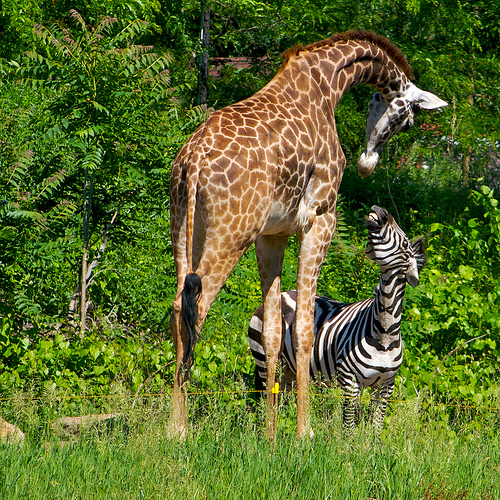
#> input picture images/giraffe.jpg, 500 x 500 px
$ jupyter execute --allow-errors Object_detection_with_OpenCV_and_YOLO.ipynb   (shell and % lines are left out)   (text cells are left out)
#> lines starting #> are read from the running program, lines starting #| are printed output that depends on the picture
[cell 1]
import os, subprocess
if os.name=="nt": #windows
    print(subprocess.check_output("tree /a /f", shell=True).decode())
else:
    print(subprocess.check_output("tree", shell=True).decode())
#> (this line was passed over: subprocess is not available in this run)

[cell 2]
# import the necessary packages
import matplotlib.pyplot as plt
import numpy as np
import cv2
import time
import os

[cell 3]
# load the COCO class labels the YOLO model was trained on
with open("yolo_coco/coco.names") as f:
#> (reads yolo_coco/coco.names from the repository)
    coco_labels = f.read().strip().split("\n")

# initialize a list of colors to represent each possible class label
# seed random number so we have consistent results
np.random.seed(0)
colors = np.random.randint(0, 255, size=(len(coco_labels), 3), dtype="uint8")

print("%d labels are: %s..." % (len(coco_labels), ", ".join(coco_labels[0:10])))

#> (a cell that did not finish here is left out)

[cell 5]
# load an image from either a camera or a file
def load_image(src):
#> called with src = 'images/giraffe.jpg'
    if isinstance(src, int):
        # create an OpenCV VideoCapture object, which can grab image from camera
        cap_id = "cap%d"%src
        if not hasattr(load_image, cap_id):
            setattr(load_image, cap_id, cv2.VideoCapture(src))
        _, image = getattr(load_image, cap_id).read()
    else: # open an file
        image = cv2.imread(src)
#> image is the input picture: shape (500, 500, 3); mean B, G, R 42.3, 107.9, 91.8

    # resize image
    if image is not None:
        image = cv2.resize(image,(416,416))
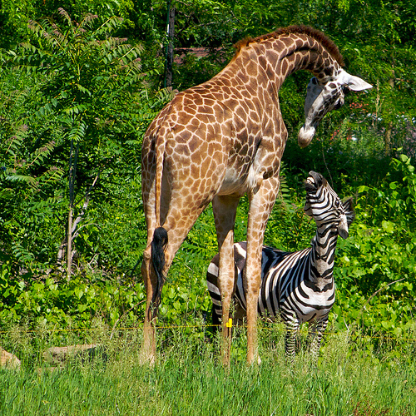
#> image: shape (416, 416, 3); mean B, G, R 42.2, 107.8, 91.6
    return image

# plot an OpenCV image using Matplotlib
def plot_cv_image(image):
    # because OpenCV use BGR order, we need to convert it to RGB
    image_rgb = cv2.cvtColor(image, cv2.COLOR_BGR2RGB)
    fig, ax = plt.subplots(figsize=(10, 10))
    plt.imshow(image_rgb)
    ax.axis("off")
    plt.show()

[cell 6]
image = load_image("images/giraffe.jpg")
plot_cv_image(image)
print(image.shape)
#| (416, 416, 3)

[cell 7]
# detect a single image using the yolo_v3 model
# [10 lines left out: function detect_image, not called in this run]

[cell 8]
start_time = time.time()
#> (the rest of this cell did not finish here and is left out)

[cell 9]
# filter yolo detection result, return a 2d array, with 7 columns: x,y,w,h,conf,class, class_conf
# [27 lines left out: function filter_yolo_outputs, not called in this run]

#> (a cell that did not finish here is left out)

[cell 11]
# mark the image with detection results, by putting a box around the object, and a text of the object class
# [14 lines left out: function mark_image, not called in this run]

#> (a cell that did not finish here is left out)

[cell 13]
start_time = time.time()

# 1. Load the YOLO model from configuration and weights
# yolo_v3 = cv2.dnn.readNetFromDarknet("yolo_coco/yolov3.cfg", "yolo_coco/yolov3.weights")
# all_layers = yolo_v3.getLayerNames()
# yolo_layers = [all_layers[i - 1] for i in yolo_v3.getUnconnectedOutLayers().flatten()]
# 2. Load an image
image = load_image("images/eagle.jpg")
#> call 2 of load_image, with src = 'images/eagle.jpg'
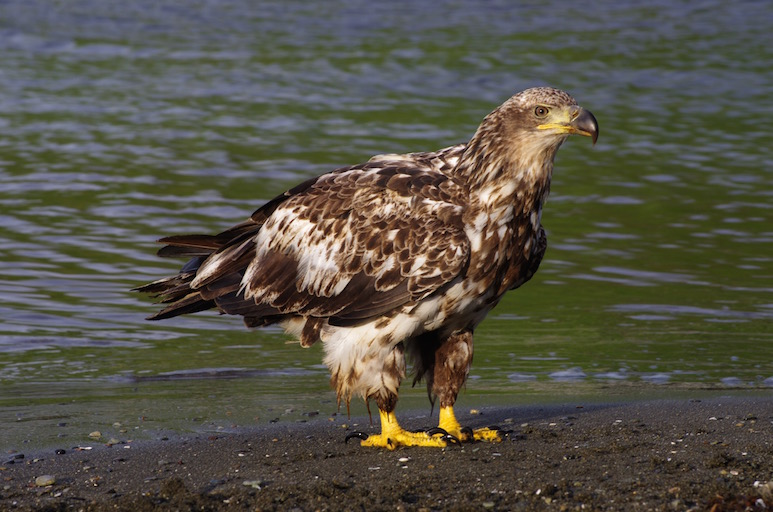
#> input picture images/eagle.jpg, 773 x 512 px
#> in load_image, image is the input picture: shape (512, 773, 3); mean B, G, R 70.8, 82, 85.2
#> in load_image (call 2), `image = cv2.resize(image,(416,416))`:
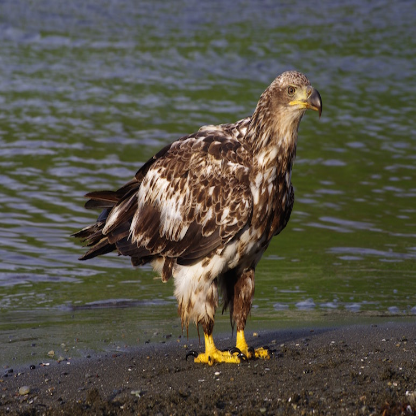
#> image: shape (416, 416, 3); mean B, G, R 70.6, 81.9, 85.1
# 3. Run the YOLO model on image(s)
#> (the rest of this cell did not finish here and is left out)

[cell 14]
start_time = time.time()
# 2. Load an image
image = load_image(0)
#> call 3 of load_image, with src = 0
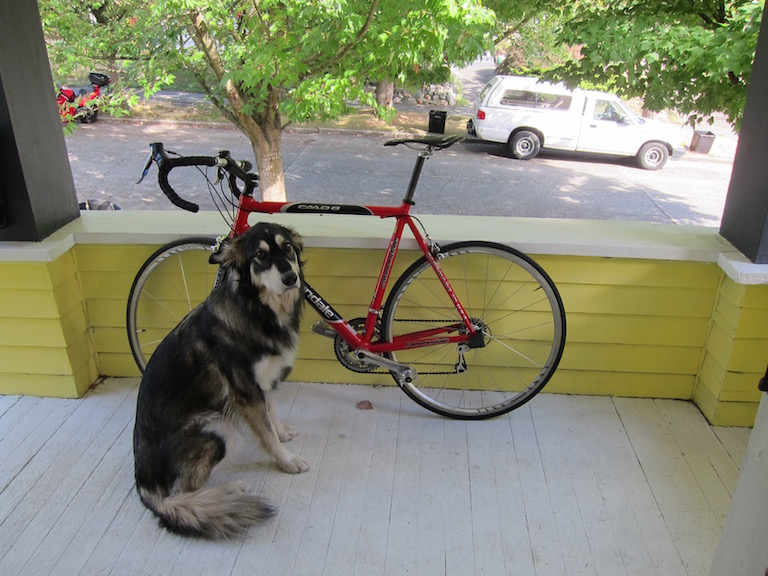
#> input picture dog.jpg, 768 x 576 px, given in place of the camera
#> in load_image, image is the input picture: shape (576, 768, 3); mean B, G, R 114.1, 135.7, 134.4
#> in load_image (call 3), `image = cv2.resize(image,(416,416))`:
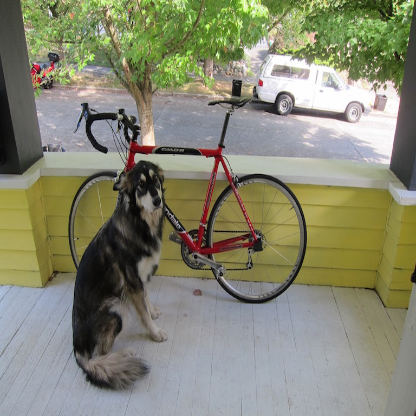
#> image: shape (416, 416, 3); mean B, G, R 114, 135.5, 134.3
# 3. Run the YOLO model on image(s)
#> (the rest of this cell did not finish here and is left out)

[cell 15]
# detect changes/motion, by comparing the first frame with following frames
def detect_motion(frame):
    # covert to gray image, then blur it
    gray = cv2.cvtColor(frame, cv2.COLOR_BGR2GRAY)
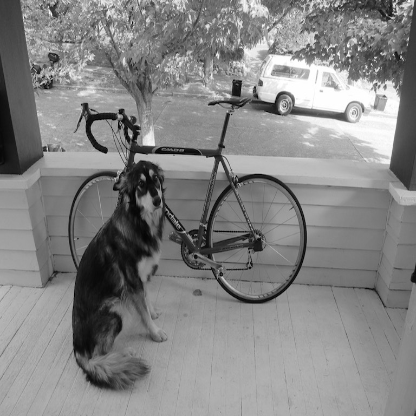
#> gray: shape (416, 416); min 1, max 255, mean 132.7
    gray = cv2.GaussianBlur(gray, (21, 21), 0)
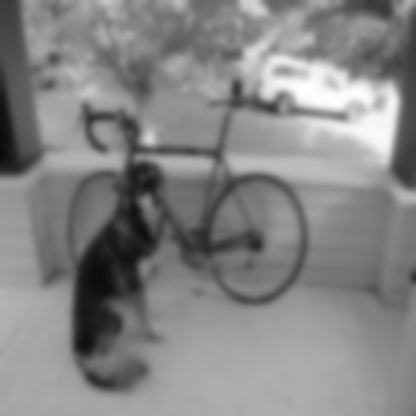
#> gray: shape (416, 416); min 12, max 254, mean 132.7
    if hasattr(detect_motion, "first_frame"):
        first_frame = getattr(detect_motion, "first_frame")
        # compute the absolute difference between the current frame and first frame
        frame_delta = cv2.absdiff(first_frame, gray)
        thresh = cv2.threshold(frame_delta, 50, 255, cv2.THRESH_BINARY)[1]
        contours = cv2.findContours(thresh, cv2.RETR_EXTERNAL, cv2.CHAIN_APPROX_SIMPLE)
        if len(contours) == 2:  #Opencv 4
            contours = contours[0]
        else:  # OpenCV3
            contours = contours[1]
        # if the contour is too small, ignore it
        contours = [c for c in contours if cv2.contourArea(c) > 2500]
        if len(contours):
            return True
        else:
            return False
    else:
        setattr(detect_motion, "first_frame", gray.copy())
        return False

[cell 16]
# create folder to save images/videos
records_dir = os.path.join(os.getcwd(), "records")
if not os.path.exists(records_dir):
    os.mkdir(records_dir)


# detect images from camera for a certain time
def detect_camera(camera_id, run_time=20):
    detected_images = {}
    # create a matplotlib figure and turn on matplotlib interative plot mode
    fig, ax = plt.subplots(figsize=(8, 8))
    plt.ion()
    fig.show()
    fig.canvas.draw()

    # run in a loop for certain time
    total_time = 0
    while True:
        start_time = time.time()
        #2. Load an image
        frame = load_image(camera_id)
        if frame is None:
            print("Camera read failed")
            break
        # motion detected, detect objects using YOLO
        if detect_motion(frame):
            yolo_outputs = detect_image(yolo_v3, frame, yolo_layers)
            detections = filter_yolo_outputs(yolo_outputs, frame.shape)
            detection_image = mark_image(frame.copy(), detections)
            # convert OpenCV BGR to RGB for matplotlib
            image_rgb = cv2.cvtColor(detection_image, cv2.COLOR_BGR2RGB)
            # calculate time duration
            end_time = time.time()
            fps = 1 / (end_time - start_time)
            # save the detected image
            detected_images[int(end_time)] = detection_image
        else:
            fps = 0
            image_rgb = cv2.cvtColor(frame, cv2.COLOR_BGR2RGB)

        # save images to disk, after no motion for 10 seconds or 60 seconds with motion
        if detected_images and time.time() - max(detected_images.keys()) > 10 or len(detected_images) > 60:
            file_name = os.path.join(records_dir, time.strftime("%d-%b-%Y-%H-%M-%S.avi", time.localtime()))
            print("saving detections to ", file_name)
            out = cv2.VideoWriter(file_name, cv2.VideoWriter_fourcc(*'XVID'), 1, frame.shape[0:2])
            for end_time in sorted(detected_images.keys()):
                frame = detected_images[end_time]
                out.write(frame)
            out.release()
            detected_images = {}

        # update the current plot with new image
        ax.clear()
        fig.suptitle('fps=%.2f, time remaining=%.2fs' % (fps, run_time - total_time), fontsize=20)
        fig.tight_layout()
        ax.imshow(image_rgb)
        ax.axis("off")
        fig.canvas.draw()
        plt.pause(0.001)

        # check how much used since begining.
        total_time += time.time() - start_time
        if total_time > run_time:
            break
